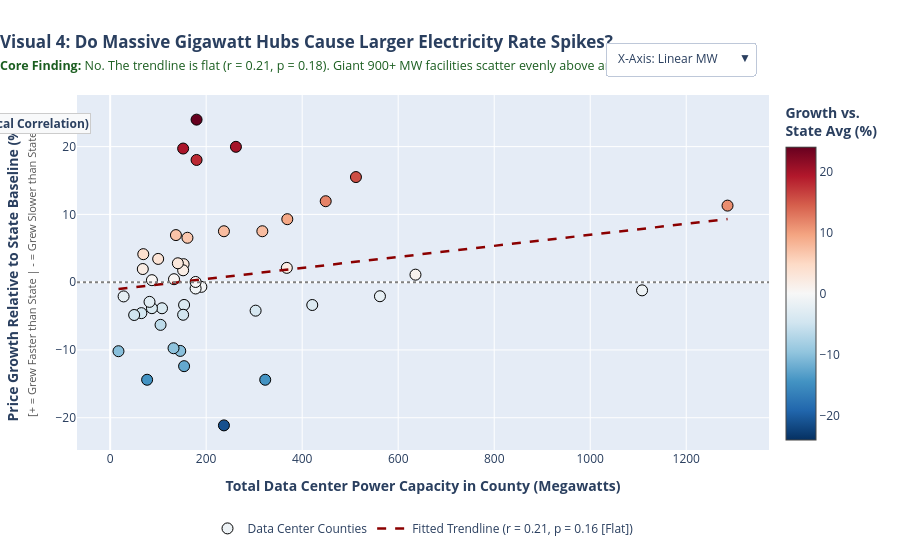

Notebook cell for this chart:
### Markdown cell above
## Visual 4: Do Massive Gigawatt Hubs Cause Larger Electricity Rate Spikes?
*Supports: **Key Finding & Interpretation - The Intensive Margin Test***

### Visual Design & Layperson Interpretation
- **Question Answered:** *Do counties with massive 900+ MW computing facilities (like Memphis or New Albany) experience larger price increases than counties with small 50 MW data centers?*
- **Y-Axis:** Price growth **relative to state average** (0% = grew at exact state average).
- **Diverging Colors:** Red dots grew faster than their state; blue dots grew slower than their state.
- **Punchline:** The trendline is flat ($r = 0.21, p = 0.18$). Mega-scale gigawatt hubs scatter evenly above and below their state benchmarks.

### Code cell
# 1. Interactive Plotly Visual 4
fig4 = go.Figure()

x_lin = treat_panel['total_power_consumption_mw']
x_lg = treat_panel['Log_MW']
y_dem = treat_panel['Growth_Demeaned']
county_labels = treat_panel['County'] + ', ' + treat_panel['State']

# Linear scatter trace
fig4.add_trace(go.Scatter(
    x=x_lin, y=y_dem, mode='markers',
    text=county_labels,
    marker=dict(
        size=11, color=y_dem, colorscale='RdBu_r', cmid=0,
        colorbar=dict(title="<b>Growth vs.<br>State Avg (%)</b>", x=1.01),
        showscale=True, line=dict(color='black', width=1)
    ),
    name='Data Center Counties',
    hovertemplate="<b>%{text}</b><br>Power Capacity: %{x:,.0f} MW<br>Growth vs. State Avg: %{y:+.2f}%<extra></extra>",
    visible=True
))

# Linear OLS regression line
slope_lin, intercept_lin = np.polyfit(x_lin, y_dem, 1)
x_line_lin = np.linspace(x_lin.min(), x_lin.max(), 100)
fig4.add_trace(go.Scatter(
    x=x_line_lin, y=slope_lin * x_line_lin + intercept_lin,
    mode='lines', line=dict(color='darkred', width=2.5, dash='dash'),
    name=f'Fitted Trendline (r = {r_linear:.2f}, p = {p_linear:.2f} [Flat])', visible=True
))

# Log(MW) scatter trace
fig4.add_trace(go.Scatter(
    x=x_lg, y=y_dem, mode='markers',
    text=county_labels,
    marker=dict(
        size=11, color=y_dem, colorscale='RdBu_r', cmid=0,
        colorbar=dict(title="<b>Growth vs.<br>State Avg (%)</b>", x=1.01),
        showscale=True, line=dict(color='black', width=1)
    ),
    name='Data Center Counties (Log)',
    hovertemplate="<b>%{text}</b><br>Log(1+MW): %{x:.2f}<br>Growth vs. State Avg: %{y:+.2f}%<extra></extra>",
    visible=False
))

# Log OLS regression line
slope_log, intercept_log = np.polyfit(x_lg, y_dem, 1)
x_line_log = np.linspace(x_lg.min(), x_lg.max(), 100)
fig4.add_trace(go.Scatter(
    x=x_line_log, y=slope_log * x_line_log + intercept_log,
    mode='lines', line=dict(color='darkred', width=2.5, dash='dash'),
    name=f'Fitted Trendline (Log r = {r_log:.2f}, p = {p_log:.2f} [Flat])', visible=False
))

# Horizontal zero line
fig4.add_hline(y=0, line_dash="dot", line_color="gray", annotation_text="State Average Baseline (0%)", annotation_position="bottom right")

annots_linear = [
    dict(x=0.02, y=0.95, xref="paper", yref="paper", text=f"<b>Pearson r = {r_linear:.2f} (p = {p_linear:.2f}, No Statistical Correlation)</b>", showarrow=False, bgcolor="#F8F9FA", bordercolor="#CCCCCC", borderwidth=1)
]

annots_log = [
    dict(x=0.02, y=0.95, xref="paper", yref="paper", text=f"<b>Pearson Log r = {r_log:.2f} (p = {p_log:.2f}, No Statistical Correlation)</b>", showarrow=False, bgcolor="#F8F9FA", bordercolor="#CCCCCC", borderwidth=1)
]

fig4.update_layout(
    title=dict(
        text="<b>Visual 4: Do Massive Gigawatt Hubs Cause Larger Electricity Rate Spikes?</b><br><span style='font-size:12.5px; color:#1B5E20;'><b>Core Finding:</b> No. The trendline is flat (r = 0.21, p = 0.18). Giant 900+ MW facilities scatter evenly above and below state averages.</span>",
        x=0.0, xanchor="left"
    ),
    xaxis=dict(title="<b>Total Data Center Power Capacity in County (Megawatts)</b>"),
    yaxis=dict(title="<b>Price Growth Relative to State Baseline (%)</b><br><span style='font-size:11px; color:#555;'>[+ = Grew Faster than State | - = Grew Slower than State]</span>"),
    legend=dict(orientation="h", yanchor="top", y=-0.18, xanchor="center", x=0.5),
    updatemenus=[
        dict(
            buttons=[
                dict(
                    label="X-Axis: Linear MW",
                    method="update",
                    args=[{"visible": [True, True, False, False]},
                          {"xaxis": {"title": "<b>Total Data Center Power Capacity in County (Megawatts)</b>"},
                           "annotations": annots_linear}]
                ),
                dict(
                    label="X-Axis: Log(1 + MW)",
                    method="update",
                    args=[{"visible": [False, False, True, True]},
                          {"xaxis": {"title": "<b>Log(1 + Total Data Center Power in MW)</b>"},
                           "annotations": annots_log}]
                )
            ],
            direction="down", showactive=True,
            x=0.98, xanchor="right", y=1.15, yanchor="top"
        )
    ],
    annotations=annots_linear,
    height=560,
    margin=dict(l=60, r=40, t=95, b=110)
)
fig4.show()

# 2. Companion Static Matplotlib + Seaborn Regplots
fig, axes = plt.subplots(1, 2, figsize=(15, 6))

sns.regplot(
    data=treat_panel, x='total_power_consumption_mw', y='Growth_Demeaned',
    scatter_kws={'alpha': 0.75, 'color': COLOR_TREATMENT, 's': 70, 'edgecolor': 'black'},
    line_kws={'color': 'darkred', 'linewidth': 2.2},
    ax=axes[0]
)
axes[0].axhline(0, color='gray', linestyle='--', alpha=0.7)
axes[0].set_title(f"Linear Scale: MW vs. Relative Growth (r = {r_linear:.2f}, Flat)", fontsize=12, fontweight='bold')
axes[0].set_xlabel("Total Data Center Consumption (MW)", fontsize=11)
axes[0].set_ylabel("Price Growth Relative to State Average (%)", fontsize=11)

top3_lin = treat_panel.nlargest(3, 'total_power_consumption_mw')
for _, row in top3_lin.iterrows():
    axes[0].text(row['total_power_consumption_mw'] + 15, row['Growth_Demeaned'], f"{row['County']}, {row['State']}", fontsize=8.5, weight='bold')

sns.regplot(
    data=treat_panel, x='Log_MW', y='Growth_Demeaned',
    scatter_kws={'alpha': 0.75, 'color': COLOR_CONTROL, 's': 70, 'edgecolor': 'black'},
    line_kws={'color': 'darkred', 'linewidth': 2.2},
    ax=axes[1]
)
axes[1].axhline(0, color='gray', linestyle='--', alpha=0.7)
axes[1].set_title(f"Log Scale: Log(MW) vs. Relative Growth (r = {r_log:.2f}, Flat)", fontsize=12, fontweight='bold')
axes[1].set_xlabel("Log(1 + Total Data Center Consumption in MW)", fontsize=11)
axes[1].set_ylabel("Price Growth Relative to State Average (%)", fontsize=11)

top3_log = treat_panel.nlargest(3, 'Log_MW')
for _, row in top3_log.iterrows():
    axes[1].text(row['Log_MW'] + 0.05, row['Growth_Demeaned'], f"{row['County']}, {row['State']}", fontsize=8.5, weight='bold')

plt.tight_layout()
plt.show()

### Figure 1 — Plotly figure (JSON) as saved in the notebook; plotly's stock layout.template omitted (floating-point values rounded to 4 significant figures)
{"data": [{"hovertemplate": "<b>%{text}</b><br>Power Capacity: %{x:,.0f} MW<br>Growth vs. State Avg: %{y:+.2f}%<extra></extra>", "marker": {"cmid": 0, "color": [-1.206, -2.073, 11.94, -3.361, 11.29, 15.51, -14.4, 7.513, 23.98, 3.432, 1.108, -3.37, 9.29, 2.111, -4.205, 19.97, 7.513, -21.13, -0.6899, 18.03, -0.9321, 0.03069, 6.551, -12.39, 2.653, 1.753, 19.71, -4.81, -10.14, 2.789, 6.945, 0.4377, -9.745, -3.848, -6.297, 0.2932, -3.837, -2.907, -14.4, 4.131, 1.938, -4.569, -4.842, -2.102, -10.18], "colorbar": {"title": {"text": "<b>Growth vs.<br>State Avg (%)</b>"}, "x": 1.01}, "colorscale": [[0.0, "rgb(5,48,97)"], [0.1, "rgb(33,102,172)"], [0.2, "rgb(67,147,195)"], [0.3, "rgb(146,197,222)"], [0.4, "rgb(209,229,240)"], [0.5, "rgb(247,247,247)"], [0.6, "rgb(253,219,199)"], [0.7, "rgb(244,165,130)"], [0.8, "rgb(214,96,77)"], [0.9, "rgb(178,24,43)"], [1.0, "rgb(103,0,31)"]], "line": {"color": "black", "width": 1}, "showscale": true, "size": 11}, "mode": "markers", "name": "Data Center Counties", "text": ["Licking, OH", "Henrico, VA", "Maricopa, AZ", "Bexar, TX", "Shelby, TN", "Madison, MS", "Prince William, VA", "Sarpy, NE", "Ellis, TX", "Niagara, NY", "Fayette, GA", "Taylor, TX", "Racine, WI", "Mayes, OK", "Franklin, OH", "Denton, TX", "Douglas, NE", "Pottawattamie, IA", "Warren, IA", "Washington, OR", "Clark, IN", "Dakota, MN", "Storey, NV", "Wasco, OR", "Montgomery, AL", "Ada, ID", "Bell, TX", "Laramie, WY", "Madison, AL", "Lancaster, NE", "Fairfield, OH", "Utah, UT", "Dickens, TX", "Columbia, PA", "Clay, MO", "Sumner, TN", "Valencia, NM", "Chesterfield, VA", "Loudoun, VA", "Edgefield, SC", "Dickey, ND", "Cherokee, NC", "Cumberland, NJ", "Whitfield, GA", "Fulton, GA"], "type": "scatter", "visible": true, "x": [1108.0, 562.0, 449.0, 154.0, 1286.0, 512.0, 323.0, 317.0, 180.0, 100.0, 636.0, 421.0, 369.0, 368.0, 303.0, 262.0, 237.0, 237.0, 190.0, 180.0, 178.0, 178.0, 161.0, 154.0, 153.0, 152.0, 152.0, 152.0, 146.0, 141.0, 137.0, 133.0, 132.0, 108.0, 105.0, 87.0, 87.0, 82.0, 77.0, 69.0, 68.0, 65.0, 50.0, 28.0, 17.33], "y": [-1.206, -2.073, 11.94, -3.361, 11.29, 15.51, -14.4, 7.513, 23.98, 3.432, 1.108, -3.37, 9.29, 2.111, -4.205, 19.97, 7.513, -21.13, -0.6899, 18.03, -0.9321, 0.03069, 6.551, -12.39, 2.653, 1.753, 19.71, -4.81, -10.14, 2.789, 6.945, 0.4377, -9.745, -3.848, -6.297, 0.2932, -3.837, -2.907, -14.4, 4.131, 1.938, -4.569, -4.842, -2.102, -10.18]}, {"line": {"color": "darkred", "dash": "dash", "width": 2.5}, "mode": "lines", "name": "Fitted Trendline (r = 0.21, p = 0.16 [Flat])", "type": "scatter", "visible": true, "x": [17.33, 30.14, 42.96, 55.77, 68.59, 81.4, 94.22, 107.0, 119.8, 132.7, 145.5, 158.3, 171.1, 183.9, 196.7, 209.6, 222.4, 235.2, 248.0, 260.8, 273.6, 286.4, 299.3, 312.1, 324.9, 337.7, 350.5, 363.3, 376.1, 389.0, 401.8, 414.6, 427.4, 440.2, 453.0, 465.8, 478.7, 491.5, 504.3, 517.1, 529.9, 542.7, 555.6, 568.4, 581.2, 594.0, 606.8, 619.6, 632.4, 645.3, 658.1, 670.9, 683.7, 696.5, 709.3, 722.1, 735.0, 747.8, 760.6, 773.4, 786.2, 799.0, 811.9, 824.7, 837.5, 850.3, 863.1, 875.9, 888.7, 901.6, 914.4, 927.2, 940.0, 952.8, 965.6, 978.4, 991.3, 1004.0, 1017.0, 1030.0, 1043.0, 1055.0, 1068.0, 1081.0, 1094.0, 1107.0, 1119.0, 1132.0, 1145.0, 1158.0, 1171.0, 1183.0, 1196.0, 1209.0, 1222.0, 1235.0, 1248.0, 1260.0, 1273.0, 1286.0], "y": [-1.018, -0.9137, -0.8093, -0.7049, -0.6005, -0.4961, -0.3918, -0.2874, -0.183, -0.07862, 0.02576, 0.1301, 0.2345, 0.3389, 0.4433, 0.5477, 0.6521, 0.7564, 0.8608, 0.9652, 1.07, 1.174, 1.278, 1.383, 1.487, 1.591, 1.696, 1.8, 1.905, 2.009, 2.113, 2.218, 2.322, 2.427, 2.531, 2.635, 2.74, 2.844, 2.948, 3.053, 3.157, 3.262, 3.366, 3.47, 3.575, 3.679, 3.784, 3.888, 3.992, 4.097, 4.201, 4.305, 4.41, 4.514, 4.619, 4.723, 4.827, 4.932, 5.036, 5.14, 5.245, 5.349, 5.454, 5.558, 5.662, 5.767, 5.871, 5.976, 6.08, 6.184, 6.289, 6.393, 6.497, 6.602, 6.706, 6.811, 6.915, 7.019, 7.124, 7.228, 7.332, 7.437, 7.541, 7.646, 7.75, 7.854, 7.959, 8.063, 8.168, 8.272, 8.376, 8.481, 8.585, 8.689, 8.794, 8.898, 9.003, 9.107, 9.211, 9.316]}, {"hovertemplate": "<b>%{text}</b><br>Log(1+MW): %{x:.2f}<br>Growth vs. State Avg: %{y:+.2f}%<extra></extra>", "marker": {"cmid": 0, "color": [-1.206, -2.073, 11.94, -3.361, 11.29, 15.51, -14.4, 7.513, 23.98, 3.432, 1.108, -3.37, 9.29, 2.111, -4.205, 19.97, 7.513, -21.13, -0.6899, 18.03, -0.9321, 0.03069, 6.551, -12.39, 2.653, 1.753, 19.71, -4.81, -10.14, 2.789, 6.945, 0.4377, -9.745, -3.848, -6.297, 0.2932, -3.837, -2.907, -14.4, 4.131, 1.938, -4.569, -4.842, -2.102, -10.18], "colorbar": {"title": {"text": "<b>Growth vs.<br>State Avg (%)</b>"}, "x": 1.01}, "colorscale": [[0.0, "rgb(5,48,97)"], [0.1, "rgb(33,102,172)"], [0.2, "rgb(67,147,195)"], [0.3, "rgb(146,197,222)"], [0.4, "rgb(209,229,240)"], [0.5, "rgb(247,247,247)"], [0.6, "rgb(253,219,199)"], [0.7, "rgb(244,165,130)"], [0.8, "rgb(214,96,77)"], [0.9, "rgb(178,24,43)"], [1.0, "rgb(103,0,31)"]], "line": {"color": "black", "width": 1}, "showscale": true, "size": 11}, "mode": "markers", "name": "Data Center Counties (Log)", "text": ["Licking, OH", "Henrico, VA", "Maricopa, AZ", "Bexar, TX", "Shelby, TN", "Madison, MS", "Prince William, VA", "Sarpy, NE", "Ellis, TX", "Niagara, NY", "Fayette, GA", "Taylor, TX", "Racine, WI", "Mayes, OK", "Franklin, OH", "Denton, TX", "Douglas, NE", "Pottawattamie, IA", "Warren, IA", "Washington, OR", "Clark, IN", "Dakota, MN", "Storey, NV", "Wasco, OR", "Montgomery, AL", "Ada, ID", "Bell, TX", "Laramie, WY", "Madison, AL", "Lancaster, NE", "Fairfield, OH", "Utah, UT", "Dickens, TX", "Columbia, PA", "Clay, MO", "Sumner, TN", "Valencia, NM", "Chesterfield, VA", "Loudoun, VA", "Edgefield, SC", "Dickey, ND", "Cherokee, NC", "Cumberland, NJ", "Whitfield, GA", "Fulton, GA"], "type": "scatter", "visible": false, "x": [7.011, 6.333, 6.109, 5.043, 7.16, 6.24, 5.781, 5.762, 5.198, 4.615, 6.457, 6.045, 5.914, 5.911, 5.717, 5.572, 5.472, 5.472, 5.252, 5.198, 5.187, 5.187, 5.088, 5.043, 5.037, 5.03, 5.03, 5.03, 4.99, 4.956, 4.927, 4.898, 4.89, 4.691, 4.663, 4.477, 4.477, 4.419, 4.357, 4.248, 4.234, 4.19, 3.932, 3.367, 2.909], "y": [-1.206, -2.073, 11.94, -3.361, 11.29, 15.51, -14.4, 7.513, 23.98, 3.432, 1.108, -3.37, 9.29, 2.111, -4.205, 19.97, 7.513, -21.13, -0.6899, 18.03, -0.9321, 0.03069, 6.551, -12.39, 2.653, 1.753, 19.71, -4.81, -10.14, 2.789, 6.945, 0.4377, -9.745, -3.848, -6.297, 0.2932, -3.837, -2.907, -14.4, 4.131, 1.938, -4.569, -4.842, -2.102, -10.18]}, {"line": {"color": "darkred", "dash": "dash", "width": 2.5}, "mode": "lines", "name": "Fitted Trendline (Log r = 0.29, p = 0.05 [Flat])", "type": "scatter", "visible": false, "x": [2.909, 2.951, 2.994, 3.037, 3.08, 3.123, 3.166, 3.209, 3.252, 3.295, 3.338, 3.381, 3.424, 3.467, 3.51, 3.553, 3.596, 3.639, 3.682, 3.724, 3.767, 3.81, 3.853, 3.896, 3.939, 3.982, 4.025, 4.068, 4.111, 4.154, 4.197, 4.24, 4.283, 4.326, 4.369, 4.412, 4.455, 4.497, 4.54, 4.583, 4.626, 4.669, 4.712, 4.755, 4.798, 4.841, 4.884, 4.927, 4.97, 5.013, 5.056, 5.099, 5.142, 5.185, 5.228, 5.27, 5.313, 5.356, 5.399, 5.442, 5.485, 5.528, 5.571, 5.614, 5.657, 5.7, 5.743, 5.786, 5.829, 5.872, 5.915, 5.958, 6.001, 6.044, 6.086, 6.129, 6.172, 6.215, 6.258, 6.301, 6.344, 6.387, 6.43, 6.473, 6.516, 6.559, 6.602, 6.645, 6.688, 6.731, 6.774, 6.817, 6.859, 6.902, 6.945, 6.988, 7.031, 7.074, 7.117, 7.16], "y": [-6.535, -6.394, -6.252, -6.111, -5.969, -5.828, -5.686, -5.545, -5.403, -5.262, -5.12, -4.979, -4.837, -4.696, -4.554, -4.413, -4.271, -4.13, -3.988, -3.847, -3.705, -3.564, -3.422, -3.281, -3.139, -2.998, -2.857, -2.715, -2.574, -2.432, -2.291, -2.149, -2.008, -1.866, -1.725, -1.583, -1.442, -1.3, -1.159, -1.017, -0.8758, -0.7343, -0.5928, -0.4513, -0.3098, -0.1684, -0.02688, 0.1146, 0.2561, 0.3976, 0.539, 0.6805, 0.822, 0.9635, 1.105, 1.246, 1.388, 1.529, 1.671, 1.812, 1.954, 2.095, 2.237, 2.378, 2.52, 2.661, 2.803, 2.944, 3.086, 3.227, 3.369, 3.51, 3.652, 3.793, 3.935, 4.076, 4.218, 4.359, 4.501, 4.642, 4.783, 4.925, 5.066, 5.208, 5.349, 5.491, 5.632, 5.774, 5.915, 6.057, 6.198, 6.34, 6.481, 6.623, 6.764, 6.906, 7.047, 7.189, 7.33, 7.472]}], "layout": {"annotations": [{"bgcolor": "#F8F9FA", "bordercolor": "#CCCCCC", "borderwidth": 1, "showarrow": false, "text": "<b>Pearson r = 0.21 (p = 0.16, No Statistical Correlation)</b>", "x": 0.02, "xanchor": "right", "xref": "paper", "y": 0.95, "yanchor": "top", "yref": "paper"}], "height": 560, "legend": {"orientation": "h", "x": 0.5, "xanchor": "center", "y": -0.18, "yanchor": "top"}, "margin": {"b": 110, "l": 60, "r": 40, "t": 95}, "shapes": [{"line": {"color": "gray", "dash": "dot"}, "type": "line", "x0": 0, "x1": 1, "xref": "x domain", "y0": 0, "y1": 0, "yref": "y"}], "title": {"text": "<b>Visual 4: Do Massive Gigawatt Hubs Cause Larger Electricity Rate Spikes?</b><br><span style='font-size:12.5px; color:#1B5E20;'><b>Core Finding:</b> No. The trendline is flat (r = 0.21, p = 0.18). Giant 900+ MW facilities scatter evenly above and below state averages.</span>", "x": 0.0, "xanchor": "left"}, "updatemenus": [{"buttons": [{"args": [{"visible": [true, true, false, false]}, {"annotations": [{"bgcolor": "#F8F9FA", "bordercolor": "#CCCCCC", "borderwidth": 1, "showarrow": false, "text": "<b>Pearson r = 0.21 (p = 0.16, No Statistical Correlation)</b>", "x": 0.02, "xref": "paper", "y": 0.95, "yref": "paper"}], "xaxis": {"title": "<b>Total Data Center Power Capacity in County (Megawatts)</b>"}}], "label": "X-Axis: Linear MW", "method": "update"}, {"args": [{"visible": [false, false, true, true]}, {"annotations": [{"bgcolor": "#F8F9FA", "bordercolor": "#CCCCCC", "borderwidth": 1, "showarrow": false, "text": "<b>Pearson Log r = 0.29 (p = 0.05, No Statistical Correlation)</b>", "x": 0.02, "xref": "paper", "y": 0.95, "yref": "paper"}], "xaxis": {"title": "<b>Log(1 + Total Data Center Power in MW)</b>"}}], "label": "X-Axis: Log(1 + MW)", "method": "update"}], "direction": "down", "showactive": true, "x": 0.98, "xanchor": "right", "y": 1.15, "yanchor": "top"}], "xaxis": {"title": {"text": "<b>Total Data Center Power Capacity in County (Megawatts)</b>"}}, "yaxis": {"title": {"text": "<b>Price Growth Relative to State Baseline (%)</b><br><span style='font-size:11px; color:#555;'>[+ = Grew Faster than State | - = Grew Slower than State]</span>"}}}}
